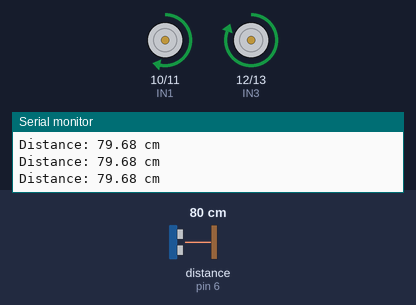
The sketch below on a simulated Arduino Uno, built with avr-gcc and run on an emulated ATmega328P. Shown: motor-driver pin pairs drawn as motors (green arrow = first pin HIGH = forward, orange = second pin HIGH = backward, longer = more drive), the last lines printed to the serial monitor. Wiring (inferred from the names in the program): ultrasonic range finder: trigger pin 5; echo pin 6. The test bench sets the inputs (shaded band); at power-on: distance to the obstacle (sensor on pin 6) 80 cm. The echo pulse lasts 58.3 µs per cm.

Above: at 2.2 s.
2.3 s: distance to the obstacle (sensor on pin 6) set to 22 cm
3.8 s: distance to the obstacle (sensor on pin 6) set to 18 cm
At 4.51 s:
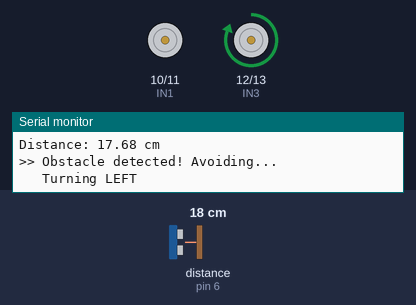
6.8 s: distance to the obstacle (sensor on pin 6) set to 60 cm
At 6.96 s:
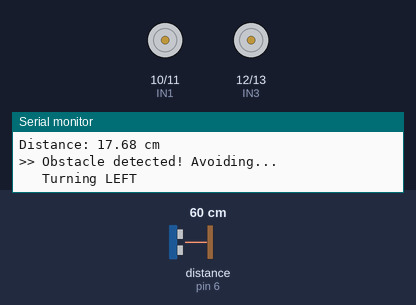
8.4 s: distance to the obstacle (sensor on pin 6) set to 2 cm
At 9.17 s:
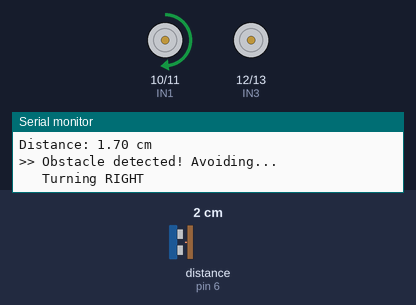
Timing chart, 0 to 12.4 s (numbered marks = the images above; inputs shaded):
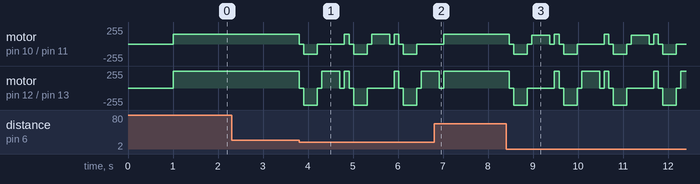

The sketch:

obstacle_avoidance.ino
```cpp
/*
 * ============================================================
 *  FireBot — Obstacle Avoidance Test
 *  obstacle_avoidance.ino
 * ============================================================
 *  Purpose:
 *    Test and tune the HC-SR04 ultrasonic sensor and motor
 *    avoidance logic in isolation — without flame detection,
 *    pump, or ESP32 involved.
 *
 *  Upload this sketch first when building the robot to verify:
 *    1. HC-SR04 reads accurate distances
 *    2. Motors respond correctly to direction commands
 *    3. Avoidance threshold feels right for your environment
 *
 *  Pins used:
 *    D5  = HC-SR04 TRIG
 *    D6  = HC-SR04 ECHO
 *    D10 = L298N IN1 (left motors)
 *    D11 = L298N IN2 (left motors)
 *    D12 = L298N IN3 (right motors)
 *    D13 = L298N IN4 (right motors)
 *
 *  Open Serial Monitor at 9600 baud to watch distance readings.
 * ============================================================
 */

// ── Pin Definitions ─────────────────────────────────────────

#define TRIG_PIN  5
#define ECHO_PIN  6

#define IN1  10
#define IN2  11
#define IN3  12
#define IN4  13

// ── Tunable Parameters ──────────────────────────────────────

#define OBSTACLE_THRESHOLD_CM  20   // obstacle if closer than this
#define PATROL_SPEED           150
#define TURN_SPEED             130
#define REVERSE_DURATION_MS    300
#define TURN_DURATION_MS       400

// ── State ────────────────────────────────────────────────────

bool turnLeftNext = true;

// ── setup() ─────────────────────────────────────────────────

void setup() {
  Serial.begin(9600);

  pinMode(TRIG_PIN, OUTPUT);
  pinMode(ECHO_PIN, INPUT);

  pinMode(IN1, OUTPUT);
  pinMode(IN2, OUTPUT);
  pinMode(IN3, OUTPUT);
  pinMode(IN4, OUTPUT);

  stopMotors();
  delay(1000);

  Serial.println("Obstacle avoidance test started.");
  Serial.println("Threshold: " + String(OBSTACLE_THRESHOLD_CM) + " cm");
  moveForward(PATROL_SPEED);
}

// ── loop() ──────────────────────────────────────────────────

void loop() {
  float dist = readUltrasonic();

  // Print distance every loop for monitoring
  Serial.print("Distance: ");
  Serial.print(dist);
  Serial.println(" cm");

  if (dist > 0 && dist < OBSTACLE_THRESHOLD_CM) {
    Serial.println(">> Obstacle detected! Avoiding...");
    avoidObstacle();
  }

  delay(100); // small delay between readings
}

// ── Sensor ──────────────────────────────────────────────────

/*
 *  readUltrasonic()
 *  Fires a 10µs pulse on TRIG and measures the echo duration.
 *  Returns distance in cm. Returns 999 if out of range.
 */
float readUltrasonic() {
  digitalWrite(TRIG_PIN, LOW);
  delayMicroseconds(2);
  digitalWrite(TRIG_PIN, HIGH);
  delayMicroseconds(10);
  digitalWrite(TRIG_PIN, LOW);

  long duration = pulseIn(ECHO_PIN, HIGH, 30000);
  if (duration == 0) return 999.0;
  return (duration * 0.0343) / 2.0;
}

// ── Obstacle Avoidance ───────────────────────────────────────

/*
 *  avoidObstacle()
 *  Stop → Reverse → Turn → Resume forward.
 *  Alternates turn direction to avoid circling in place.
 */
void avoidObstacle() {
  stopMotors();
  delay(100);

  moveBackward(PATROL_SPEED);
  delay(REVERSE_DURATION_MS);
  stopMotors();
  delay(100);

  if (turnLeftNext) {
    Serial.println("   Turning LEFT");
    turnLeft(TURN_SPEED);
  } else {
    Serial.println("   Turning RIGHT");
    turnRight(TURN_SPEED);
  }
  turnLeftNext = !turnLeftNext;

  delay(TURN_DURATION_MS);
  stopMotors();
  delay(100);

  Serial.println("   Resuming patrol.");
  moveForward(PATROL_SPEED);
}

// ── Motor Control ────────────────────────────────────────────

void moveForward(int speed) {
  analogWrite(IN1, speed); digitalWrite(IN2, LOW);
  analogWrite(IN3, speed); digitalWrite(IN4, LOW);
}

void moveBackward(int speed) {
  digitalWrite(IN1, LOW); analogWrite(IN2, speed);
  digitalWrite(IN3, LOW); analogWrite(IN4, speed);
}

void turnLeft(int speed) {
  analogWrite(IN3, speed); digitalWrite(IN4, LOW);
  digitalWrite(IN1, LOW);  digitalWrite(IN2, LOW);
}

void turnRight(int speed) {
  analogWrite(IN1, speed); digitalWrite(IN2, LOW);
  digitalWrite(IN3, LOW);  digitalWrite(IN4, LOW);
}

void stopMotors() {
  digitalWrite(IN1, LOW); digitalWrite(IN2, LOW);
  digitalWrite(IN3, LOW); digitalWrite(IN4, LOW);
}
```

Measured:
- the behaviour switches between 21 and 20 cm on distance to the obstacle (sensor on pin 6) (found by bisection; images 0 and 1)
- after the input at 6.8 s, motor on pin 10 (IN1) / pin 11 (IN2): goes on until 7.0 s, then stays forward 150/255; motor on pin 12 (IN3) / pin 13 (IN4): goes on until 7.0 s, then stays forward 255/255
